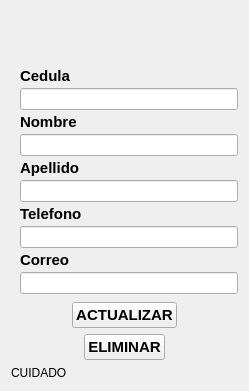
                  <widget class="QWidget" name="eliminarPagina">
                   <layout class="QGridLayout" name="gridLayout">
                    <item row="7" column="0">
                     <widget class="QLabel" name="label_22">
                      <property name="text">
                       <string>CUIDADO</string>
                      </property>
                     </widget>
                    </item>
                    <item row="0" column="0" alignment="Qt::AlignHCenter">
                     <widget class="QLabel" name="label_24">
                      <property name="sizePolicy">
                       <sizepolicy hsizetype="Fixed" vsizetype="Fixed">
                        <horstretch>50</horstretch>
                        <verstretch>50</verstretch>
                       </sizepolicy>
                      </property>
                      <property name="minimumSize">
                       <size>
                        <width>50</width>
                        <height>50</height>
                       </size>
                      </property>
                      <property name="text">
                       <string />
                      </property>
                      <property name="pixmap">
                       <pixmap resource="../../../../Desktop/Proyecto Andres Bello/Aplicacion V2.1-AndresBello/Qss/icons/_icons.qrc">:/feather/icons/feather/trash-2.png</pixmap>
                      </property>
                      <property name="scaledContents">
                       <bool>true</bool>
                      </property>
                      <property name="wordWrap">
                       <bool>false</bool>
                      </property>
                     </widget>
                    </item>
                    <item row="1" column="0">
                     <widget class="QWidget" name="widget_3" native="true">
                      <property name="minimumSize">
                       <size>
                        <width>227</width>
                        <height>224</height>
                       </size>
                      </property>
                      <property name="maximumSize">
                       <size>
                        <width>227</width>
                        <height>16777215</height>
                       </size>
                      </property>
                      <layout class="QGridLayout" name="gridLayout_4">
                       <property name="leftMargin">
                        <number>0</number>
                       </property>
                       <property name="topMargin">
                        <number>0</number>
                       </property>
                       <property name="rightMargin">
                        <number>0</number>
                       </property>
                       <property name="bottomMargin">
                        <number>0</number>
                       </property>
                       <property name="spacing">
                        <number>0</number>
                       </property>
                       <item row="0" column="0">
                        <widget class="QFrame" name="frame_13">
                         <property name="frameShape">
                          <enum>QFrame::NoFrame</enum>
                         </property>
                         <layout class="QGridLayout" name="gridLayout_2" columnstretch="0">
                          <property name="leftMargin">
                           <number>9</number>
                          </property>
                          <property name="topMargin">
                           <number>0</number>
                          </property>
                          <property name="rightMargin">
                           <number>0</number>
                          </property>
                          <property name="bottomMargin">
                           <number>2</number>
                          </property>
                          <property name="horizontalSpacing">
                           <number>0</number>
                          </property>
                          <property name="verticalSpacing">
                           <number>3</number>
                          </property>
                          <item row="2" column="0">
                           <widget class="QLabel" name="label_28">
                            <property name="font">
                             <font>
                              <pointsize>11</pointsize>
                              <weight>75</weight>
                              <bold>true</bold>
                             </font>
                            </property>
                            <property name="text">
                             <string>Nombre</string>
                            </property>
                           </widget>
                          </item>
                          <item row="3" column="0">
                           <widget class="QLineEdit" name="nombreActualizar" />
                          </item>
                          <item row="1" column="0">
                           <widget class="QLineEdit" name="cedulaEliminar">
                            <property name="minimumSize">
                             <size>
                              <width>0</width>
                              <height>0</height>
                             </size>
                            </property>
                            <property name="maximumSize">
                             <size>
                              <width>16777215</width>
                              <height>16777215</height>
                             </size>
                            </property>
                           </widget>
                          </item>
                          <item row="4" column="0">
                           <widget class="QLabel" name="label_29">
                            <property name="font">
                             <font>
                              <pointsize>11</pointsize>
                              <weight>75</weight>
                              <bold>true</bold>
                             </font>
                            </property>
                            <property name="text">
                             <string>Apellido</string>
                            </property>
                           </widget>
                          </item>
                          <item row="0" column="0">
                           <widget class="QLabel" name="label_27">
                            <property name="font">
                             <font>
                              <pointsize>11</pointsize>
                              <weight>75</weight>
                              <bold>true</bold>
                             </font>
                            </property>
                            <property name="text">
                             <string>Cedula</string>
                            </property>
                           </widget>
                          </item>
                          <item row="9" column="0">
                           <widget class="QLineEdit" name="correoActualizar" />
                          </item>
                          <item row="7" column="0">
                           <widget class="QLineEdit" name="telefonoActualizar" />
                          </item>
                          <item row="5" column="0">
                           <widget class="QLineEdit" name="apellidoActualizar" />
                          </item>
                          <item row="6" column="0">
                           <widget class="QLabel" name="label_30">
                            <property name="font">
                             <font>
                              <pointsize>11</pointsize>
                              <weight>75</weight>
                              <bold>true</bold>
                             </font>
                            </property>
                            <property name="text">
                             <string>Telefono</string>
                            </property>
                           </widget>
                          </item>
                          <item row="8" column="0">
                           <widget class="QLabel" name="label_31">
                            <property name="font">
                             <font>
                              <pointsize>11</pointsize>
                              <weight>75</weight>
                              <bold>true</bold>
                             </font>
                            </property>
                            <property name="text">
                             <string>Correo</string>
                            </property>
                           </widget>
                          </item>
                         </layout>
                        </widget>
                       </item>
                      </layout>
                     </widget>
                    </item>
                    <item row="6" column="0" alignment="Qt::AlignHCenter">
                     <widget class="QPushButton" name="eliminarBoton">
                      <property name="minimumSize">
                       <size>
                        <width>0</width>
                        <height>10</height>
                       </size>
                      </property>
                      <property name="font">
                       <font>
                        <pointsize>11</pointsize>
                        <weight>75</weight>
                        <bold>true</bold>
                       </font>
                      </property>
                      <property name="text">
                       <string>ELIMINAR</string>
                      </property>
                      <property name="icon">
                       <iconset resource="../../../../Desktop/Proyecto Andres Bello/Aplicacion V2.1-AndresBello/Qss/icons/_icons.qrc">
                        <normaloff>:/feather/icons/feather/alert-triangle.png</normaloff>:/feather/icons/feather/alert-triangle.png</iconset>
                      </property>
                      <property name="iconSize">
                       <size>
                        <width>40</width>
                        <height>40</height>
                       </size>
                      </property>
                     </widget>
                    </item>
                    <item row="2" column="0" alignment="Qt::AlignHCenter">
                     <widget class="QPushButton" name="editarBoton">
                      <property name="minimumSize">
                       <size>
                        <width>0</width>
                        <height>10</height>
                       </size>
                      </property>
                      <property name="font">
                       <font>
                        <pointsize>11</pointsize>
                        <weight>75</weight>
                        <bold>true</bold>
                       </font>
                      </property>
                      <property name="text">
                       <string>ACTUALIZAR</string>
                      </property>
                      <property name="icon">
                       <iconset resource="../../../../Desktop/Proyecto Andres Bello/Aplicacion V2.1-AndresBello/Qss/icons/_icons.qrc">
                        <normaloff>:/feather/icons/feather/refresh-cw.png</normaloff>:/feather/icons/feather/refresh-cw.png</iconset>
                      </property>
                      <property name="iconSize">
                       <size>
                        <width>40</width>
                        <height>40</height>
                       </size>
                      </property>
                     </widget>
                    </item>
                   </layout>
                  </widget>
